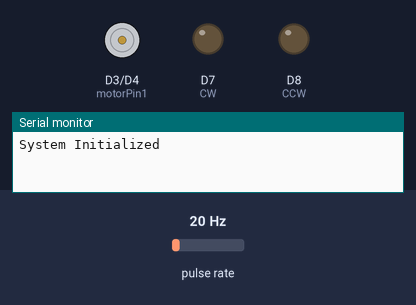
The sketch below on a simulated ESP8266 (NodeMCU). On the bench: motor-driver pin pairs drawn as motors (green arrow = first pin HIGH = forward, orange = second pin HIGH = backward, longer = more drive), output pins drawn as LEDs (lit = HIGH), the last lines printed to the serial monitor. Wiring (inferred from the names in the program): pulse sensor: data D2. Inputs (shaded band) come from the test bench; at power-on: pulse rate 20 Hz.

Above: at 0.5 s.
At 14.1 s:
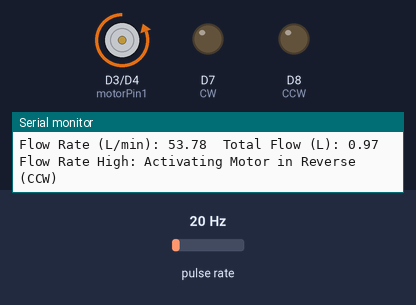
Timing chart, 0 to 15.7 s (numbered marks = the images above):
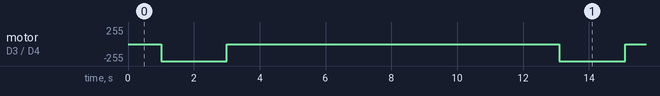

The sketch:

motor.ino
```cpp
// Motor Control Configuration
const int motorPin1 = D3; // Motor control pin 1
const int motorPin2 = D4; // Motor control pin 2

// Flow Sensor Configuration
volatile int pulseCount = 0;
const int flowSensorPin = D2; // Flow sensor pin
const float calibrationFactor = 4.5;

float flowRate = 0.0;
float flowLiters = 0.0;
unsigned long previousMillis = 0;
const unsigned long interval = 1000;

// Pump Configuration
#define CW D7 // Pump clockwise control pin
#define CCW D8 // Pump counterclockwise control pin

void IRAM_ATTR pulseCounter() {
    pulseCount++;
}

void setup() {
    // Initialize Serial Monitor
    Serial.begin(115200);

    // Flow Sensor Setup
    pinMode(flowSensorPin, INPUT_PULLUP);
    attachInterrupt(digitalPinToInterrupt(flowSensorPin), pulseCounter, RISING);

    // Pump Pins Setup
    pinMode(CW, OUTPUT);
    pinMode(CCW, OUTPUT);
    digitalWrite(CW, LOW);
    digitalWrite(CCW, LOW);

    // Motor Pins Setup
    pinMode(motorPin1, OUTPUT);
    pinMode(motorPin2, OUTPUT);
    digitalWrite(motorPin1, LOW);
    digitalWrite(motorPin2, LOW);

    Serial.println("System Initialized");
}

void loop() {
    unsigned long currentMillis = millis();

    // Flow Sensor Calculation
    if (currentMillis - previousMillis >= interval) {
        previousMillis = currentMillis;

        flowRate = (pulseCount / calibrationFactor); // Calculate flow rate in L/min
        flowLiters += (flowRate / 60);               // Convert flow rate to total liters

        // Print Flow Sensor Data
        Serial.print("Flow Rate (L/min): ");
        Serial.print(flowRate);
        Serial.print("\tTotal Flow (L): ");
        Serial.println(flowLiters);

        pulseCount = 0; // Reset pulse count

        // Pump and Motor Control Logic
        if (flowRate < 0.5) { // Start pump and motor in CW direction if flow rate < 0.5 L/min
            Serial.println("Flow Rate Low: Activating Pump and Motor (CW)");
            digitalWrite(CW, HIGH);
            digitalWrite(CCW, LOW);
            digitalWrite(motorPin1, HIGH);
            digitalWrite(motorPin2, LOW);
            delay(2000); // Run motor for 2 seconds
        } else if (flowRate > 0.5 && flowRate <= 1.0) { // Stop pump and motor if flow rate is between 0.5 and 1.0
            Serial.println("Flow Rate Moderate: Stopping Pump and Motor");
            digitalWrite(CW, LOW);
            digitalWrite(CCW, LOW);
            digitalWrite(motorPin1, LOW);
            digitalWrite(motorPin2, LOW);
            delay(10000); // Delay for 10 seconds
        } else { // Reverse motor if flow rate > 1.0
            Serial.println("Flow Rate High: Activating Motor in Reverse (CCW)");
            digitalWrite(CW, LOW);
            digitalWrite(CCW, LOW);
            digitalWrite(motorPin1, LOW);
            digitalWrite(motorPin2, HIGH);
            delay(2000); // Run motor in reverse for 2 seconds
            digitalWrite(motorPin1, LOW);
            digitalWrite(motorPin2, LOW);
            delay(10000); // Delay for 10 seconds
        }
    }

    // Additional delay to stabilize readings
    delay(100);
}
```

Measured:
- by itself, motor on D3 (motorPin1) / D4 (motorPin2): alternates backward 255/255 for 2.0 s and stopped for 10.1 s
